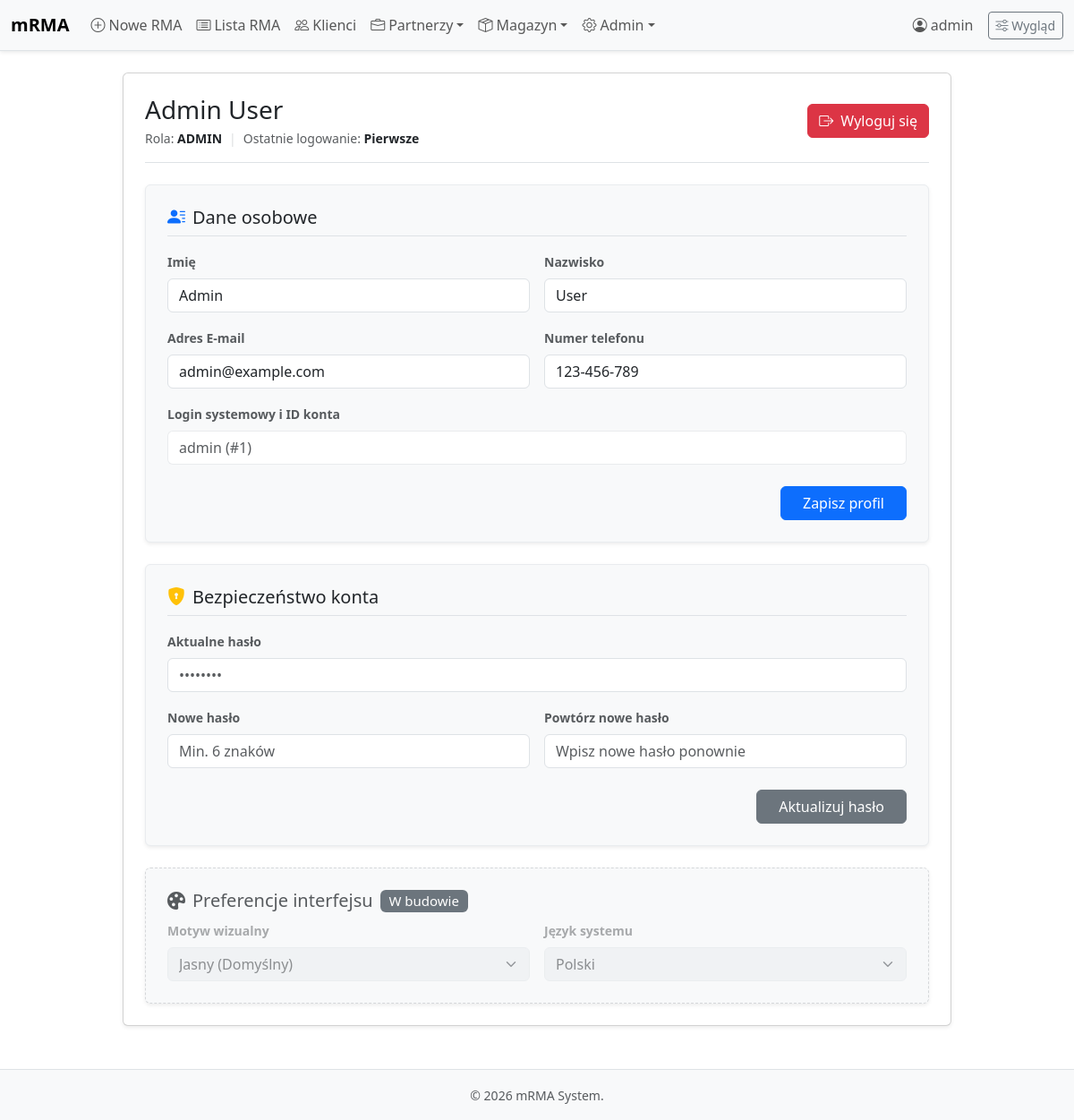
/account (signed in), run on the app's committed database.
### tables this page shows
CREATE TABLE users (     
    id INT AUTO_INCREMENT PRIMARY KEY,
    username VARCHAR(50) NOT NULL UNIQUE,
    password_hash VARCHAR(255) NOT NULL,
    first_name VARCHAR(50) NOT NULL,
    last_name VARCHAR(50) NOT NULL,
    email VARCHAR(100) UNIQUE,
    phone_number VARCHAR(20),
    account_type ENUM('Employee', 'Intern', 'Admin') DEFAULT 'Employee',
    last_login DATETIME
);

### app/Controllers/AuthController.php (called while the page is built, shortened)
<?php
class AuthController
{
    public function account()
    {
        $db = Database::getInstance();
        $stmt = $db->prepare("SELECT id, username, first_name, last_name, email, phone_number, account_type, last_login FROM users WHERE id = ?");
        $stmt->execute([$_SESSION['user_id']]);
        $user = $stmt->fetch();
        require_once 'app/Views/auth/account.php';
    }
}

### app/Views/auth/account.php (the view, shortened to what this page needs)
<?php require_once 'app/Views/layout/header.php'; ?>
<div class="row justify-content-center">
    <div class="view-wrapper-md">
        <div class="card shadow-sm mb-4">
            <div class="card-body p-4">
                <div class="d-flex justify-content-between align-items-center pb-3 mb-4 border-bottom flex-wrap gap-3">
                    <div>
                        <h2 class="h3 mb-1 text-body">
                            <?= htmlspecialchars($user['first_name'] . ' ' . $user['last_name']) ?>
                        </h2>
                        <div class="d-flex gap-2 align-items-center text-muted small flex-wrap">
                            <span>Rola: <strong class="text-body text-uppercase"><?= htmlspecialchars($user['account_type']) ?></strong></span>
                            <span class="text-secondary opacity-25">|</span>
                            <span>Ostatnie logowanie: <strong class="text-body"><?= $user['last_login'] ? date('d.m.Y H:i', strtotime($user['last_login'])) : 'Pierwsze' ?></strong></span>
                        </div>
                    </div>
                    <a href="<?= BASE_URL ?>logout" class="btn btn-danger d-inline-flex align-items-center">
                        <i class="bi bi-box-arrow-right me-2"></i> Wyloguj się
                    </a>
                </div>
                <div class="card bg-body-tertiary border-light-subtle mb-4 shadow-sm">
                    <div class="card-body p-4">
                        <h3 class="h5 card-title mb-3 pb-2 border-bottom text-body d-flex align-items-center">
                            <i class="bi bi-person-lines-fill me-2 text-primary"></i> Dane osobowe
                        </h3>
                        <form method="POST" action="<?= BASE_URL ?>account">
                            <div class="row g-3 mb-3">
                                <div class="col-md-6">
                                    <label for="first_name" class="form-label small fw-semibold text-muted">Imię</label>
                                    <input type="text" id="first_name" class="form-control" name="first_name" value="<?= htmlspecialchars($user['first_name'] ?? '') ?>" required>
                                </div>
                                <div class="col-md-6">
                                    <label for="last_name" class="form-label small fw-semibold text-muted">Nazwisko</label>
                                    <input type="text" id="last_name" class="form-control" name="last_name" value="<?= htmlspecialchars($user['last_name'] ?? '') ?>" required>
                                </div>
                            </div>
                            <div class="row g-3 mb-3">
                                <div class="col-md-6">
                                    <label for="email" class="form-label small fw-semibold text-muted">Adres E-mail</label>
                                    <input type="email" id="email" class="form-control" name="email" value="<?= htmlspecialchars($user['email'] ?? '') ?>">
                                </div>
                                <div class="col-md-6">
                                    <label for="phone_number" class="form-label small fw-semibold text-muted">Numer telefonu</label>
                                    <input type="text" id="phone_number" class="form-control" name="phone_number" placeholder="+48..." value="<?= htmlspecialchars($user['phone_number'] ?? '') ?>">
                                </div>
                            </div>
                            <div class="mb-4">
                                <label class="form-label small fw-semibold text-muted">Login systemowy i ID konta</label>
                                <input type="text" class="form-control bg-body border-secondary border-opacity-10 text-muted" value="<?= htmlspecialchars($user['username']) ?> (#<?= htmlspecialchars($user['id']) ?>)" disabled style="cursor: not-allowed;">
                            </div>
                            <div class="text-end">
                                <button type="submit" class="btn btn-primary px-4">Zapisz profil</button>
                            </div>
                        </form>
                    </div>
                </div>
                <div class="card bg-body-tertiary border-light-subtle mb-4 shadow-sm">
                    <div class="card-body p-4">
                        <h3 class="h5 card-title mb-3 pb-2 border-bottom text-body d-flex align-items-center">
                            <i class="bi bi-shield-lock-fill me-2 text-warning"></i> Bezpieczeństwo konta
                        </h3>
                        <form method="POST" action="<?= BASE_URL ?>account">
                            <div class="mb-3">
                                <label for="old_password" class="form-label small fw-semibold text-muted">Aktualne hasło</label>
                                <input type="password" id="old_password" class="form-control" name="old_password" placeholder="••••••••" required autocomplete="current-password">
                            </div>
                            <div class="row g-3 mb-4">
                                <div class="col-md-6">
                                    <label for="new_password" class="form-label small fw-semibold text-muted">Nowe hasło</label>
                                    <input type="password" id="new_password" class="form-control" name="new_password" placeholder="Min. 6 znaków" required autocomplete="new-password">
                                </div>
                                <div class="col-md-6">
                                    <label for="confirm_password" class="form-label small fw-semibold text-muted">Powtórz nowe hasło</label>
                                    <input type="password" id="confirm_password" class="form-control" name="confirm_password" placeholder="Wpisz nowe hasło ponownie" required autocomplete="new-password">
                                </div>
                            </div>
                            <div class="text-end">
                                <button type="submit" class="btn btn-secondary px-4">Aktualizuj hasło</button>
                            </div>
                        </form>
                    </div>
                </div>
                <div class="card bg-body-tertiary border-secondary border-opacity-25 shadow-sm" style="border-style: dashed;">
                    <div class="card-body p-4">
                        <h3 class="h5 card-title mb-2 text-muted d-flex align-items-center">
                            <i class="bi bi-palette-fill me-2"></i> Preferencje interfejsu
                            <span class="badge bg-secondary ms-2 fs-7 fw-normal">W budowie</span>
                        </h3>
                        <div class="row g-3 opacity-50" style="pointer-events: none;">
                            <div class="col-md-6">
                                <label class="form-label small fw-semibold text-muted">Motyw wizualny</label>
                                <select class="form-select" disabled>
                                    <option>Jasny (Domyślny)</option>
                                </select>
                            </div>
                            <div class="col-md-6">
                                <label class="form-label small fw-semibold text-muted">Język systemu</label>
                                <select class="form-select" disabled>
                                    <option>Polski</option>
                                </select>
                            </div>
                        </div>
                    </div>
                </div>
            </div>
        </div>
    </div>
</div>
<?php require_once 'app/Views/layout/footer.php'; ?>

### assets/css/style.css (style rules this page uses)
:root { --sidebar-width: 250px; }
body { display: flex; flex-direction: column; min-height: 100vh; }
.view-wrapper-sm, .view-wrapper-md, .view-wrapper-lg { width: 100%; margin-left: auto; margin-right: auto; }
.view-wrapper-md { max-width: 950px !important; }
@media (min-width: 992px) { :root { --current-sidebar-width: var(--nav-width, 210px); } }

### data on the page
users: first_name+last_name "Admin User", account_type "ADMIN", first_name "Admin", last_name "User", email "admin@example.com", phone_number "123-456-789", username+id "admin (#1)"

### other printed values
$_SESSION['username'] "admin"
